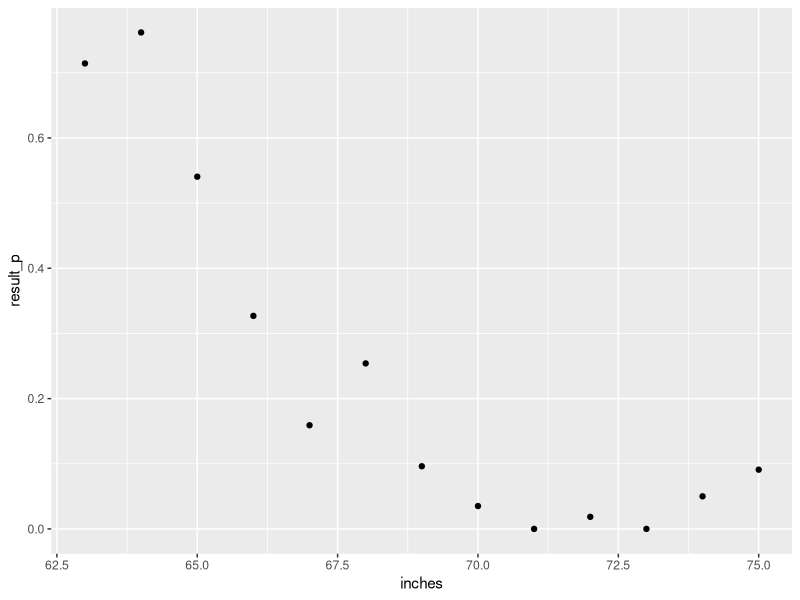

This figure's R source:
# lets do the prediction for categorical outcome - Male or Female
library(dslabs)
library(dplyr)
library(caret)
# There are other ways through which we can avoid this situation.
# Package for F1 score
#install.packages("MLmetrics")
library(MLmetrics)

data(heights)
y <- heights$height
set.seed(2)
test_index <- createDataPartition(y,times=1,p=0.5,list=FALSE)
train_set <- heights %>% slice(-test_index)
test_set <- heights %>% slice(test_index)
# when we have ccategorical outcome, that y=1 for female and 0 for not a female (male)
# in this case we are looking for conditional probability which is probability of female
# given the height
# lets find the proportion of female who are 66 inches tall
res<- train_set %>% filter(round(height)==66) %>% summarize(result=mean(sex=="Female"))
res$result

prob_female <- function(x){
  res <- train_set %>% filter(round(height)==x) %>% summarize(result=mean(sex=="Female"))
  res$result
}
inches <- seq(63,75,1)
result_p <- sapply(inches, prob_female)
g_points <- data.frame(inches,result_p)
g_points %>% ggplot(aes(inches,result_p)) + geom_point()
# the above looks similar to regression line, we will make the categorical
# conditional expectation is nothing but the normal distribution (random) within each input
# in case of categorical outcome we can turn them to 1s and 0s. The proportion is nothing but
# conditional expectation. We can then calculate least square loss.
lm_fit <- train_set %>% mutate(y=as.numeric(sex=="Female")) %>% lm(y~height,data=.)
# in case of categorical output, the predict method gives the value which is the probability (conditional probability)
p_hat <- predict(lm_fit,test_set) # you don't need to set output to binary in test set because we are using only predictors i.e x value

# lets calculate the y_hat, we can say its females if probability is greater than 0.5
y_hat <- ifelse(p_hat>0.5, "Female", "Male") %>% factor()

confusionMatrix(y_hat,reference = test_set$sex)

# lets talk about the p_hat we calculated above and I mentioned its conditional probability but then if you look at the value
# you will negative values and values above 1. That does not make sense. You can see it
# yourself
min(p_hat)
max(p_hat)

# the logistics regression will resolve this issue, by doing log of odds, 
# odds indicate what are the chances of something happening versus not happening
# then you take a log of that, this will put the number between 0 to 1. Because
# there is no conditional probability any more, the least square error will not work
# therefore we should rely on maximum likelihood estimate. GLM function should take care of that
# lets do the same as above
glm_fit <- train_set %>% mutate(y=as.numeric(sex=="Female")) %>% glm(y~height,data=.,family="binomial")
p_hat_logit <- predict(glm_fit,newdata=test_set,type="response") # you don't need to set output to binary in test set because we are using only predictors i.e x value
# In the above notice that we set type=response, otherwise we won't get conditional probabilities
# value, you'll end up getting log p/(1-p) values and etc
# lets calculate the y_hat, we can say its females if probability is greater than 0.5
y_hat_logit <- ifelse(p_hat_logit>0.5, "Female", "Male") %>% factor()
confusionMatrix(y_hat_logit,reference = test_set$sex)
# letscalculate the F1 score for logistics regression
F1_Score(test_set$sex,y_hat_logit,positive = NULL)
# letscalculate the F1 score for linear regression
F1_Score(test_set$sex,y_hat,positive = NULL)
# as you can see logistics regression does better with F1 score, closer to 1 is better, 0 is
# not good. F1 takes in account the right balance for precision and recall
